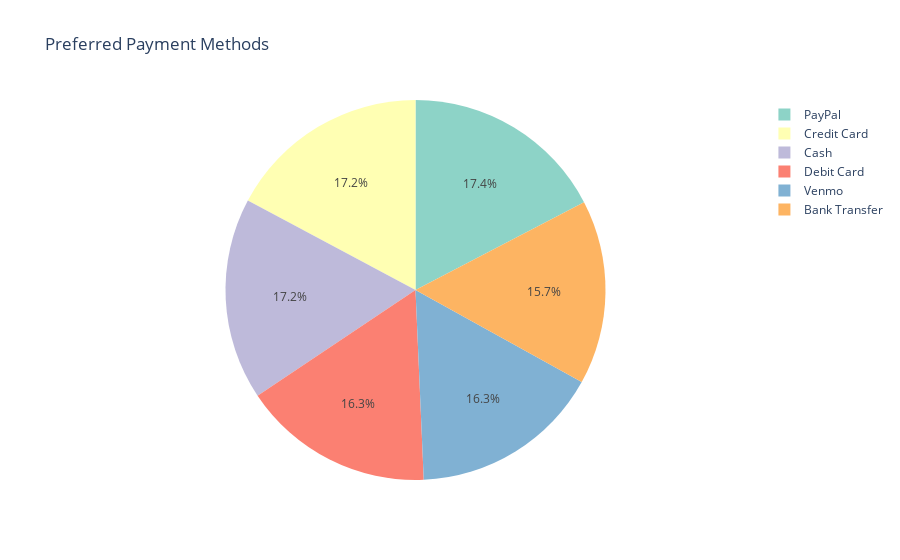

The cell this chart's notebook holds for it:
### Code cell
fig = px.pie(df, names='Preferred_Payment_Method', title='Preferred Payment Methods',
             color_discrete_sequence=px.colors.qualitative.Set3)
fig.show()

### Figure 1 — Plotly figure (JSON) as saved in the notebook; plotly's stock layout.template omitted (floating-point values rounded to 4 significant figures; data arrays with more than 128 entries replaced by an {"elided": "..."} marker saying what was removed)
{"data": [{"domain": {"x": [0, 1], "y": [0, 1]}, "hovertemplate": "Preferred_Payment_Method=%{label}<extra></extra>", "labels": {"elided": "3900 str values"}, "legendgroup": "", "name": "", "showlegend": true, "type": "pie"}], "layout": {"legend": {"tracegroupgap": 0}, "piecolorway": ["rgb(141,211,199)", "rgb(255,255,179)", "rgb(190,186,218)", "rgb(251,128,114)", "rgb(128,177,211)", "rgb(253,180,98)", "rgb(179,222,105)", "rgb(252,205,229)", "rgb(217,217,217)", "rgb(188,128,189)", "rgb(204,235,197)", "rgb(255,237,111)"], "title": {"text": "Preferred Payment Methods"}}}
